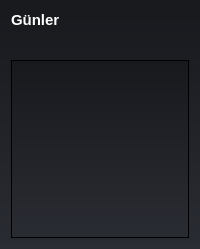
<?xml version="1.0" encoding="UTF-8"?>
<ui version="4.0">
 <class>Form</class>
 <widget class="QWidget" name="Form">
  <property name="geometry">
   <rect>
    <x>0</x>
    <y>0</y>
    <width>200</width>
    <height>249</height>
   </rect>
  </property>
  <property name="font">
   <font>
    <pointsize>11</pointsize>
    <weight>75</weight>
    <bold>true</bold>
   </font>
  </property>
  <property name="windowTitle">
   <string>Form</string>
  </property>
  <property name="styleSheet">
   <string notr="true">/*Copyright (c) DevSec Studio. All rights reserved.

MIT License

Permission is hereby granted, free of charge, to any person obtaining a copy
of this software and associated documentation files (the &quot;Software&quot;), to deal
in the Software without restriction, including without limitation the rights
to use, copy, modify, merge, publish, distribute, sublicense, and/or sell
copies of the Software, and to permit persons to whom the Software is
furnished to do so, subject to the following conditions:

The above copyright notice and this permission notice shall be included in all
copies or substantial portions of the Software.

THE SOFTWARE IS PROVIDED *AS IS*, WITHOUT WARRANTY OF ANY KIND, EXPRESS OR
IMPLIED, INCLUDING BUT NOT LIMITED TO THE WARRANTIES OF MERCHANTABILITY,
FITNESS FOR A PARTICULAR PURPOSE AND NONINFRINGEMENT. IN NO EVENT SHALL THE
AUTHORS OR COPYRIGHT HOLDERS BE LIABLE FOR ANY CLAIM, DAMAGES OR OTHER
LIABILITY, WHETHER IN AN ACTION OF CONTRACT, TORT OR OTHERWISE, ARISING FROM,
OUT OF OR IN CONNECTION WITH THE SOFTWARE OR THE USE OR OTHER DEALINGS IN THE SOFTWARE.
*/

/*-----QWidget-----*/
QWidget
{
	background-color: qlineargradient(spread:repeat, x1:1, y1:0, x2:1, y2:1, stop:0 rgba(24, 25, 29, 255),stop:1 rgba(42, 44, 51, 255));
	color: #eee;
	border-color: #000000;

}


/*-----QLabel-----*/
QLabel
{
	background-color: transparent;
	color: #ffffff;

}


QLabel::disabled
{
	background-color: transparent;
	color: gray;

}


/*-----QMenuBar-----*/
QMenuBar
{
	background-color: qlineargradient(spread:repeat, x1:1, y1:0, x2:1, y2:1, stop:0 rgba(42, 44, 51, 255), stop:1 rgba(24, 25, 29, 255));
	color: #eee;
	border-color: #000000;

}


/*-----QLineEdit-----*/
QLineEdit
{
	
	background-color: qlineargradient(spread:repeat, x1:1, y1:0, x2:1, y2:1, stop:0 rgba(42, 44, 51, 255), stop:1 rgba(24, 25, 29, 255));
	color: #eee;
	border-color: #000000;
	

}






QMenuBar::item
{
    background-color: transparent;

}


QMenuBar::item:disabled
{
    background-color: transparent;
	color: gray;

}


QMenuBar::item:selected
{
    background-color: qlineargradient(spread:repeat, x1:1, y1:0, x2:1, y2:1, stop:0 rgba(171, 129, 102, 255),stop:1 rgba(140, 107, 85, 255));

}


QMenuBar::item:pressed
{
    background-color: qlineargradient(spread:repeat, x1:1, y1:0, x2:1, y2:1, stop:0 rgba(121, 79, 52, 255),stop:1 rgba(90, 57, 35, 255));
    border: 1px solid #794f34;
    margin-bottom: -1px;
    padding-bottom: 1px;

}


/*-----QMenu-----*/
QMenu
{
    background-color: qlineargradient(spread:repeat, x1:1, y1:0, x2:1, y2:1, stop:0 rgba(24, 25, 29, 255),stop:1 rgba(42, 44, 51, 255));
    border: 1px solid;
    color: #eee;

}


QMenu::separator
{
    height: 1px;
    background-color: #000;
    color: #ffffff;
    padding-left: 4px;
    margin-left: 10px;
    margin-right: 5px;

}


QMenu::item
{
    min-width : 150px;
    padding: 3px 20px 3px 20px;

}


QMenu::item:selected
{
    background-color: qlineargradient(spread:repeat, x1:1, y1:0, x2:1, y2:1, stop:0 rgba(121, 79, 52, 255),stop:1 rgba(90, 57, 35, 255));
    color: #ffffff;

}


QMenu::item:disabled
{
    color: #262626;

}



/*-----QPushButton-----*/
QPushButton
{
	background-color: qlineargradient(spread:repeat, x1:1, y1:0, x2:1, y2:1, stop:0 rgba(151, 109, 82, 255),stop:1 rgba(120, 87, 65, 255));
	color: #000000;
	border-color: #000000;
	border-radius: 3px;

}


QPushButton::hover
{
	background-color: qlineargradient(spread:repeat, x1:1, y1:0, x2:1, y2:1, stop:0 rgba(171, 129, 102, 255),stop:1 rgba(140, 107, 85, 255));
	color: #000000;
	border-color: #000000;
	border-radius: 3px;

}


QPushButton::pressed
{
	background-color: qlineargradient(spread:repeat, x1:1, y1:0, x2:1, y2:1, stop:0 rgba(121, 79, 52, 255),stop:1 rgba(90, 57, 35, 255));
	color: #000000;
	border-color: #000000;
	border-radius: 3px;

}


QPushButton::checked
{
	background-color: qlineargradient(spread:repeat, x1:1, y1:0, x2:1, y2:1, stop:0 rgba(121, 79, 52, 255),stop:1 rgba(90, 57, 35, 255));
	color: #000000;
	border-color: #000000;
	border-radius: 3px;

}


/*-----QSlider-----*/
QSlider{
	background-color: transparent;

}


QSlider::groove:horizontal 
{
	background-color: transparent;
	height: 3px;

}


QSlider::sub-page:horizontal 
{
	background-color: qlineargradient(spread:repeat, x1:1, y1:0, x2:1, y2:1, stop:0 rgba(121, 79, 52, 255),stop:1 rgba(90, 57, 35, 255));

}


QSlider::add-page:horizontal 
{
	background-color: #666765;

}


QSlider::handle:horizontal 
{
	background-color: qlineargradient(spread:repeat, x1:1, y1:0, x2:1, y2:1, stop:0 rgba(151, 109, 82, 255),stop:1 rgba(120, 87, 65, 255));
	width: 14px;
	margin: -5px;
	border-radius: 6px;

}


QSlider::handle:horizontal:hover 
{
	background-color: qlineargradient(spread:repeat, x1:1, y1:0, x2:1, y2:1, stop:0 rgba(121, 79, 52, 255),stop:1 rgba(90, 57, 35, 255));

}


QSlider::sub-page:horizontal:disabled 
{
	background-color: #bbb;
	border-color: #999;

}


QSlider::add-page:horizontal:disabled 
{
	background-color: #eee;
	border-color: #999;

}


QSlider::handle:horizontal:disabled 
{
	background-color: #eee;
	border: 1px solid #aaa;
	border-radius: 3px;

}


/*-----QStatusBar-----*/
QStatusBar
{
	background-color: qlineargradient(spread:repeat, x1:1, y1:0, x2:1, y2:1, stop:0 rgba(42, 44, 51, 255), stop:1 rgba(24, 25, 29, 255));
	color: #eee;
	border-color: #000000;

}


</string>
  </property>
  <layout class="QGridLayout" name="gridLayout">
   <item row="0" column="0">
    <layout class="QHBoxLayout" name="horizontalLayout_2" stretch="40">
     <item>
      <layout class="QVBoxLayout" name="verticalLayout_2">
       <item>
        <widget class="QLabel" name="label_5">
         <property name="text">
          <string>Günler</string>
         </property>
        </widget>
       </item>
       <item>
        <spacer name="verticalSpacer_2">
         <property name="orientation">
          <enum>Qt::Vertical</enum>
         </property>
         <property name="sizeHint" stdset="0">
          <size>
           <width>20</width>
           <height>40</height>
          </size>
         </property>
        </spacer>
       </item>
       <item>
        <widget class="QListWidget" name="lw_day"/>
       </item>
      </layout>
     </item>
    </layout>
   </item>
  </layout>
 </widget>
 <resources/>
 <connections/>
</ui>
